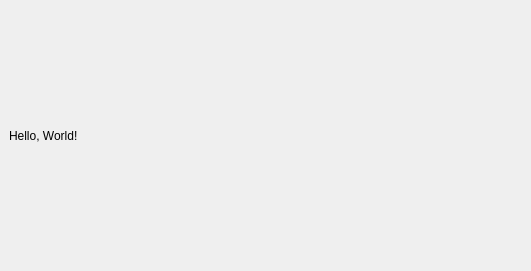
<?xml version="1.0" encoding="UTF-8"?>
<ui version="4.0">
 <class>MainWindow</class>
 <widget class="QMainWindow" name="MainWindow">
  <property name="geometry">
   <rect>
    <x>0</x>
    <y>0</y>
    <width>531</width>
    <height>271</height>
   </rect>
  </property>
  <property name="windowTitle">
   <string>MainWindow</string>
  </property>
  <widget class="QWidget" name="centralwidget">
   <layout class="QVBoxLayout" name="verticalLayout">
    <item>
     <widget class="QLabel" name="label">
      <property name="text">
       <string>Hello, World!</string>
      </property>
     </widget>
    </item>
   </layout>
  </widget>
 </widget>
 <resources/>
 <connections/>
</ui>
